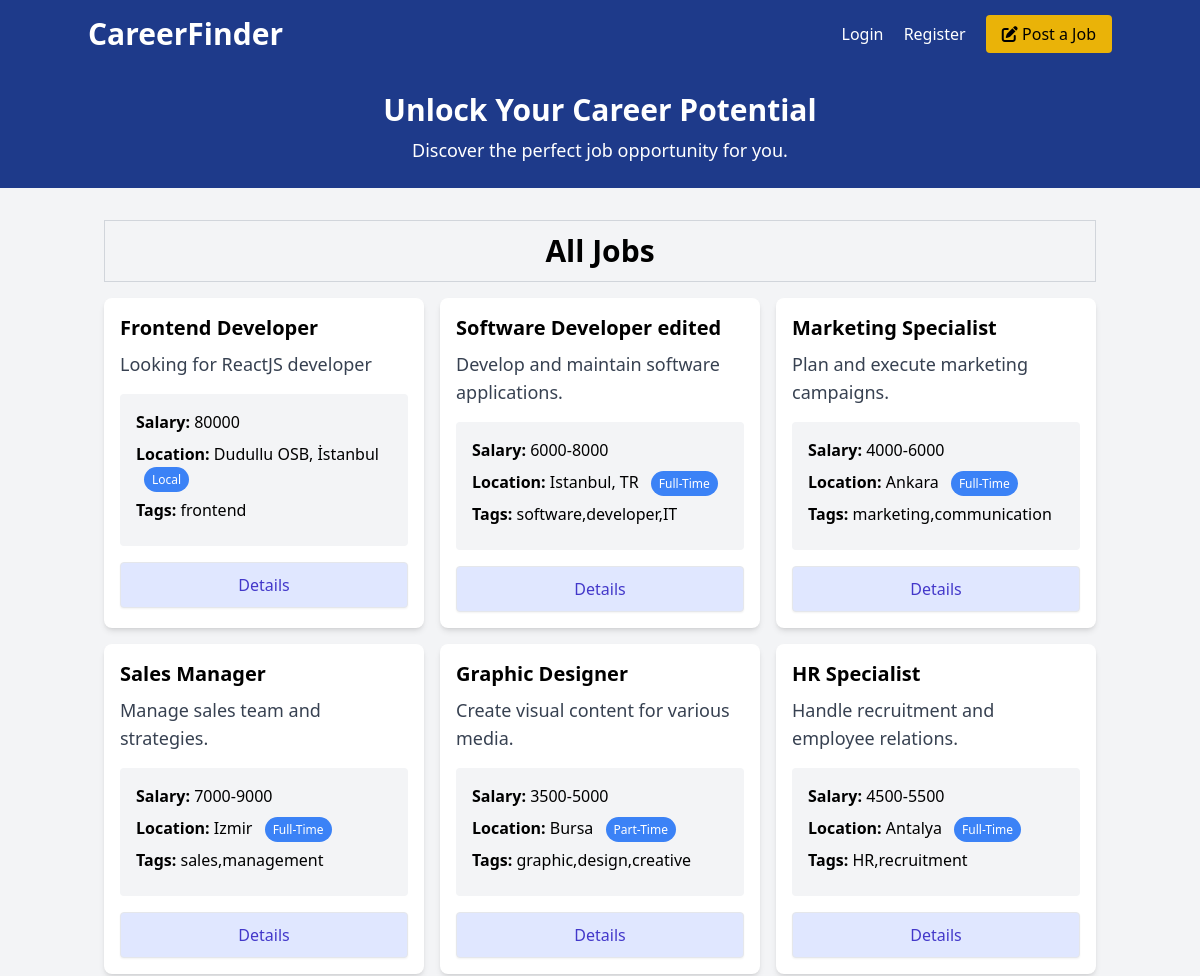
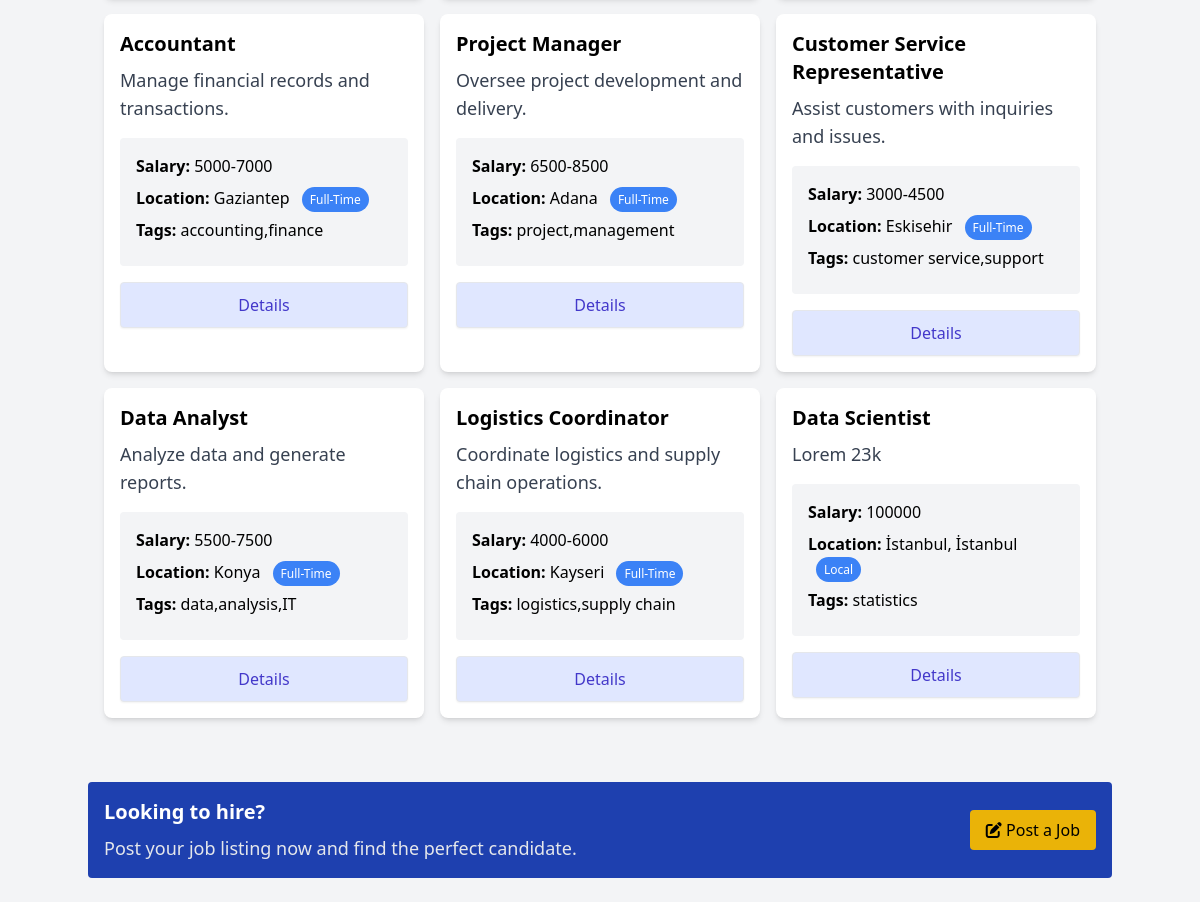
Screenshot of /listings.php with the database file from the repository (2 pictures, top to bottom).
### tables this page shows
CREATE TABLE jobs (
        id INTEGER PRIMARY KEY AUTOINCREMENT,
        title TEXT NOT NULL,
        description TEXT NOT NULL,
        salary TEXT NOT NULL,
        location TEXT NOT NULL,
        type TEXT NOT NULL,
        tags TEXT NOT NULL,
        requirements TEXT NOT NULL,
        benefits TEXT NOT NULL,
        company TEXT NOT NULL,
        address TEXT NOT NULL,
        city TEXT NOT NULL,
        state TEXT NOT NULL,
        phone TEXT NOT NULL,
        email TEXT NOT NULL,
        creator_email TEXT NOT NULL,
        created_at TEXT DEFAULT CURRENT_TIMESTAMP
    );

### listings.php (the view)
<?php include 'templates/header.php'; ?>
<section class="bg-blue-900 text-white py-6 text-center">
    <div class="container mx-auto">
        <h2 class="text-3xl font-semibold">Unlock Your Career Potential</h2>
        <p class="text-lg mt-2">Discover the perfect job opportunity for you.</p>
    </div>
</section>
<section>
    <div class="container mx-auto p-4 mt-4">
        <div class="text-center text-3xl mb-4 font-bold border border-gray-300 p-3">All Jobs</div>
        <div class="grid grid-cols-1 md:grid-cols-3 gap-4 mb-6">
            <?php
            include 'config.php';
            $stmt = $pdo->query("SELECT * FROM jobs ORDER BY created_at DESC");
            while ($job = $stmt->fetch()) {
                echo '<div class="rounded-lg shadow-md bg-white">
                        <div class="p-4">
                            <h2 class="text-xl font-semibold">' . htmlspecialchars($job["title"]) . '</h2>
                            <p class="text-gray-700 text-lg mt-2">' . htmlspecialchars($job["description"]) . '</p>
                            <ul class="my-4 bg-gray-100 p-4 rounded">
                                <li class="mb-2"><strong>Salary:</strong> ' . htmlspecialchars($job["salary"]) . '</li>
                                <li class="mb-2"><strong>Location:</strong> ' . htmlspecialchars($job["location"]) . '
                                    <span class="text-xs bg-blue-500 text-white rounded-full px-2 py-1 ml-2">' . htmlspecialchars($job["type"]) . '</span>
                                </li>
                                <li class="mb-2"><strong>Tags:</strong> ' . htmlspecialchars($job["tags"]) . '</li>
                            </ul>
                            <a href="details.php?id=' . $job["id"] . '" class="block w-full text-center px-5 py-2.5 shadow-sm rounded border text-base font-medium text-indigo-700 bg-indigo-100 hover:bg-indigo-200">Details</a>
                        </div>
                    </div>';
            }
            ?>
        </div>
    </div>
</section>
<?php include 'templates/footer.php'; ?>

### css/style.css (style rules this page uses)
html { line-height: 1.5; -webkit-text-size-adjust: 100%; -moz-tab-size: 4; -o-tab-size: 4; tab-size: 4; font-family: ui-sans-serif, system-ui, -apple-system, BlinkMacSystemFont, "Segoe UI", Roboto, "Helvetica Neue", Arial, "Noto Sans", sans-serif, "Apple Color Emoji", "Segoe UI Emoji", "Segoe UI Symbol", "Noto Color Emoji"; font-feature-settings: normal; font-variation-settings: normal; }
body { margin: 0; line-height: inherit; }
h1, h2, h3, h4, h5, h6 { font-size: inherit; font-weight: inherit; }
a { color: inherit; text-decoration: inherit; }
b, strong { font-weight: bolder; }
blockquote, dl, dd, h1, h2, h3, h4, h5, h6, hr, figure, p, pre { margin: 0; }
ol, ul, menu { list-style: none; margin: 0; padding: 0; }
.container { width: 100%; }
@media (min-width: 640px) { .container { max-width: 640px; } }
@media (min-width: 768px) { .container { max-width: 768px; } }
@media (min-width: 1024px) { .container { max-width: 1024px; } }
.mx-auto { margin-left: auto; margin-right: auto; }
.my-4 { margin-top: 1rem; margin-bottom: 1rem; }
.mb-2 { margin-bottom: 0.5rem; }
.mb-4 { margin-bottom: 1rem; }
.mb-6 { margin-bottom: 1.5rem; }
.ml-2 { margin-left: 0.5rem; }
.mt-2 { margin-top: 0.5rem; }
.mt-4 { margin-top: 1rem; }
.block { display: block; }
.grid { display: grid; }
.w-full { width: 100%; }
.grid-cols-1 { grid-template-columns: repeat(1, minmax(0, 1fr)); }
.gap-4 { gap: 1rem; }
.rounded { border-radius: 0.25rem; }
.rounded-full { border-radius: 9999px; }
.rounded-lg { border-radius: 0.5rem; }
.border { border-width: 1px; }
.border-gray-300 { --tw-border-opacity: 1; border-color: rgb(209 213 219 / var(--tw-border-opacity)); }
.bg-blue-500 { --tw-bg-opacity: 1; background-color: rgb(59 130 246 / var(--tw-bg-opacity)); }
.bg-blue-900 { --tw-bg-opacity: 1; background-color: rgb(30 58 138 / var(--tw-bg-opacity)); }
.bg-gray-100 { --tw-bg-opacity: 1; background-color: rgb(243 244 246 / var(--tw-bg-opacity)); }
.bg-indigo-100 { --tw-bg-opacity: 1; background-color: rgb(224 231 255 / var(--tw-bg-opacity)); }
.bg-white { --tw-bg-opacity: 1; background-color: rgb(255 255 255 / var(--tw-bg-opacity)); }
.p-3 { padding: 0.75rem; }
.p-4 { padding: 1rem; }
.px-2 { padding-left: 0.5rem; padding-right: 0.5rem; }
.px-5 { padding-left: 1.25rem; padding-right: 1.25rem; }
.py-1 { padding-top: 0.25rem; padding-bottom: 0.25rem; }
.py-2\.5 { padding-top: 0.625rem; padding-bottom: 0.625rem; }
.py-6 { padding-top: 1.5rem; padding-bottom: 1.5rem; }
.text-center { text-align: center; }
.text-3xl { font-size: 1.875rem; line-height: 2.25rem; }
.text-base { font-size: 1rem; line-height: 1.5rem; }
.text-lg { font-size: 1.125rem; line-height: 1.75rem; }
.text-xl { font-size: 1.25rem; line-height: 1.75rem; }
.text-xs { font-size: 0.75rem; line-height: 1rem; }
.font-bold { font-weight: 700; }
.font-medium { font-weight: 500; }
.font-semibold { font-weight: 600; }
.text-gray-700 { --tw-text-opacity: 1; color: rgb(55 65 81 / var(--tw-text-opacity)); }
.text-indigo-700 { --tw-text-opacity: 1; color: rgb(67 56 202 / var(--tw-text-opacity)); }
.text-white { --tw-text-opacity: 1; color: rgb(255 255 255 / var(--tw-text-opacity)); }
.shadow-md { --tw-shadow: 0 4px 6px -1px rgb(0 0 0 / 0.1), 0 2px 4px -2px rgb(0 0 0 / 0.1); --tw-shadow-colored: 0 4px 6px -1px var(--tw-shadow-color), 0 2px 4px -2px var(--tw-shadow-color); box-shadow: var(--tw-ring-offset-shadow, 0 0 #0000), var(--tw-ring-shadow, 0 0 #0000), var(--tw-shadow); }
.shadow-sm { --tw-shadow: 0 1px 2px 0 rgb(0 0 0 / 0.05); --tw-shadow-colored: 0 1px 2px 0 var(--tw-shadow-color); box-shadow: var(--tw-ring-offset-shadow, 0 0 #0000), var(--tw-ring-shadow, 0 0 #0000), var(--tw-shadow); }
@media (min-width: 768px) { .md\:grid-cols-3 { grid-template-columns: repeat(3, minmax(0, 1fr)); } }

### rows the page displays
jobs: title "Frontend Developer", description "Looking for ReactJS developer", salary "80000", location "Dudullu OSB, İstanbul", type "Local", tags "frontend"
jobs: title "Software Developer edited", description "Develop and maintain software applications.", salary "6000-8000", location "Istanbul, TR", type "Full-Time", tags "software,developer,IT"
jobs: title "Marketing Specialist", description "Plan and execute marketing campaigns.", salary "4000-6000", location "Ankara", type "Full-Time", tags "marketing,communication"
jobs: title "Sales Manager", description "Manage sales team and strategies.", salary "7000-9000", location "Izmir", type "Full-Time", tags "sales,management"
jobs: title "Graphic Designer", description "Create visual content for various media.", salary "3500-5000", location "Bursa", type "Part-Time", tags "graphic,design,creative"
jobs: title "HR Specialist", description "Handle recruitment and employee relations.", salary "4500-5500", location "Antalya", type "Full-Time", tags "HR,recruitment"
jobs: title "Accountant", description "Manage financial records and transactions.", salary "5000-7000", location "Gaziantep", type "Full-Time", tags "accounting,finance"
jobs: title "Project Manager", description "Oversee project development and delivery.", salary "6500-8500", location "Adana", type "Full-Time", tags "project,management"
jobs: title "Customer Service Representative", description "Assist customers with inquiries and issues.", salary "3000-4500", location "Eskisehir", type "Full-Time", tags "customer service,support"
jobs: title "Data Analyst", description "Analyze data and generate reports.", salary "5500-7500", location "Konya", type "Full-Time", tags "data,analysis,IT"
jobs: title "Logistics Coordinator", description "Coordinate logistics and supply chain operations.", salary "4000-6000", location "Kayseri", type "Full-Time", tags "logistics,supply chain"
jobs: title "Data Scientist", description "Lorem 23k", salary "100000", location "İstanbul, İstanbul", type "Local", tags "statistics"
